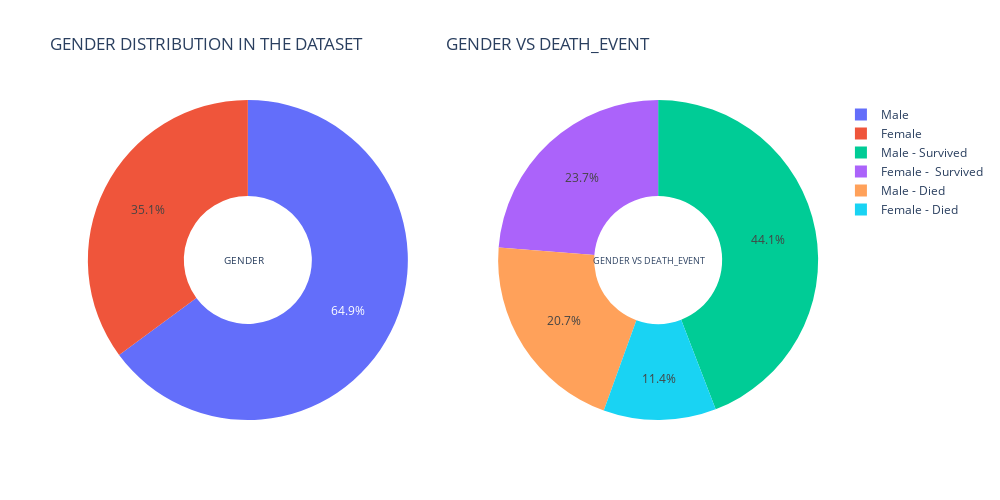

This figure's notebook cell:
### Code cell
#Lets visualize the distribution of 'Gender' and 'DEATH_EVENT'
#Gender Distributiion
d1=df[(df['DEATH_EVENT']==0)&(df['sex']==1)]
d2=df[(df['DEATH_EVENT']==1)&(df['sex']==1)]
d3=df[(df['DEATH_EVENT']==0)&(df['sex']==0)]
d4=df[(df['DEATH_EVENT']==1)&(df['sex']==0)]

label1 = ["Male","Female"]
label2 = ['Male - Survived','Male - Died', "Female -  Survived", "Female - Died"]
values1 = [(len(d1)+len(d2)), (len(d3)+len(d4))]
values2 = [len(d1),len(d2),len(d3),len(d4)]

# Create subplots: use 'domain' type for Pie subplot
fig = make_subplots(rows=1, cols=2, specs=[[{'type':'domain'}, {'type':'domain'}]])
fig.add_trace(go.Pie(labels=label1,values=values1,hole=0.4,name='Gender'),1,1)
fig.add_trace(go.Pie(labels=label2,values=values2,hole=0.4,name="GENDER VS DEATH_EVENT"),1, 2)

# Use `hole` to create a donut-like pie chart
#fig.update_traces(hole=.4, hoverinfo="label+percent")

fig.update_layout(
    title_text="GENDER DISTRIBUTION IN THE DATASET  \
                   GENDER VS DEATH_EVENT",
    # Add annotations in the center of the donut pies.
    annotations=[dict(text='GENDER', x=0.19, y=0.5, font_size=10, showarrow=False),
                 dict(text='GENDER VS DEATH_EVENT', x=0.84, y=0.5, font_size=9, showarrow=False)],
    autosize=False,width=1000, height=500, paper_bgcolor="white")

fig.show()

### Figure 1 — Plotly figure (JSON) as saved in the notebook; plotly's stock layout.template omitted (floating-point values rounded to 4 significant figures)
{"data": [{"domain": {"x": [0, 0.45], "y": [0, 1]}, "hole": 0.4, "labels": ["Male", "Female"], "name": "Gender", "type": "pie", "values": [194, 105]}, {"domain": {"x": [0.55, 1], "y": [0, 1]}, "hole": 0.4, "labels": ["Male - Survived", "Male - Died", "Female -  Survived", "Female - Died"], "name": "GENDER VS DEATH_EVENT", "type": "pie", "values": [132, 62, 71, 34]}], "layout": {"annotations": [{"font": {"size": 10}, "showarrow": false, "text": "GENDER", "x": 0.19, "y": 0.5}, {"font": {"size": 9}, "showarrow": false, "text": "GENDER VS DEATH_EVENT", "x": 0.84, "y": 0.5}], "autosize": false, "height": 500, "paper_bgcolor": "white", "title": {"text": "GENDER DISTRIBUTION IN THE DATASET                     GENDER VS DEATH_EVENT"}, "width": 1000}}
